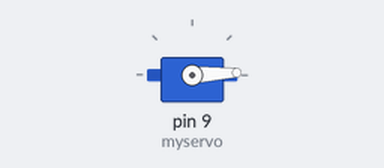
The sketch below on a simulated Arduino Uno, built with avr-gcc and run on an emulated ATmega328P. Parts: servo.

Above: at 0.05 s.
At 1.0 s:
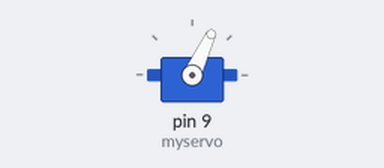
At 2.0 s:
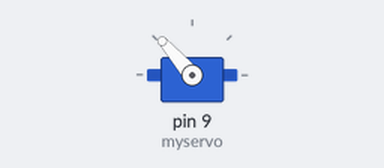
At 4.0 s:
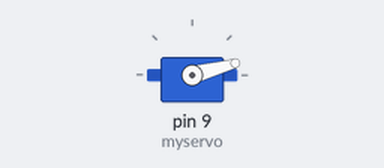
Timing chart, 0 to 5.5 s (numbered marks = the images above):
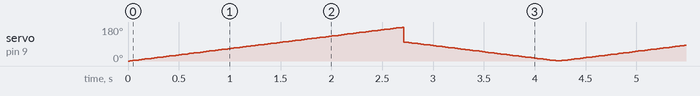

The sketch:

7.Adjusting_Motor_Servo_Angle.ino
```cpp
#include <Servo.h> // Servo function library

Servo myservo;
int pos = 0;  // Start angle of servo
void setup() {
  myservo.attach(9);  // Define the position of the servo on D9
}
void loop() {
  for (pos = 0; pos < 180; pos += 1)  // angle from 0 to 180 degrees
  {
    myservo.write(pos);  // The servo angle is pos
    delay(15);           // Delay 15ms
  }
  for (pos = 100; pos >= 1; pos -= 1)  // Angle from 180 to 0 degrees
  {
    myservo.write(pos);  // The angle of the servo is pos
    delay(15);           // Delay 15ms
  }
}
```
